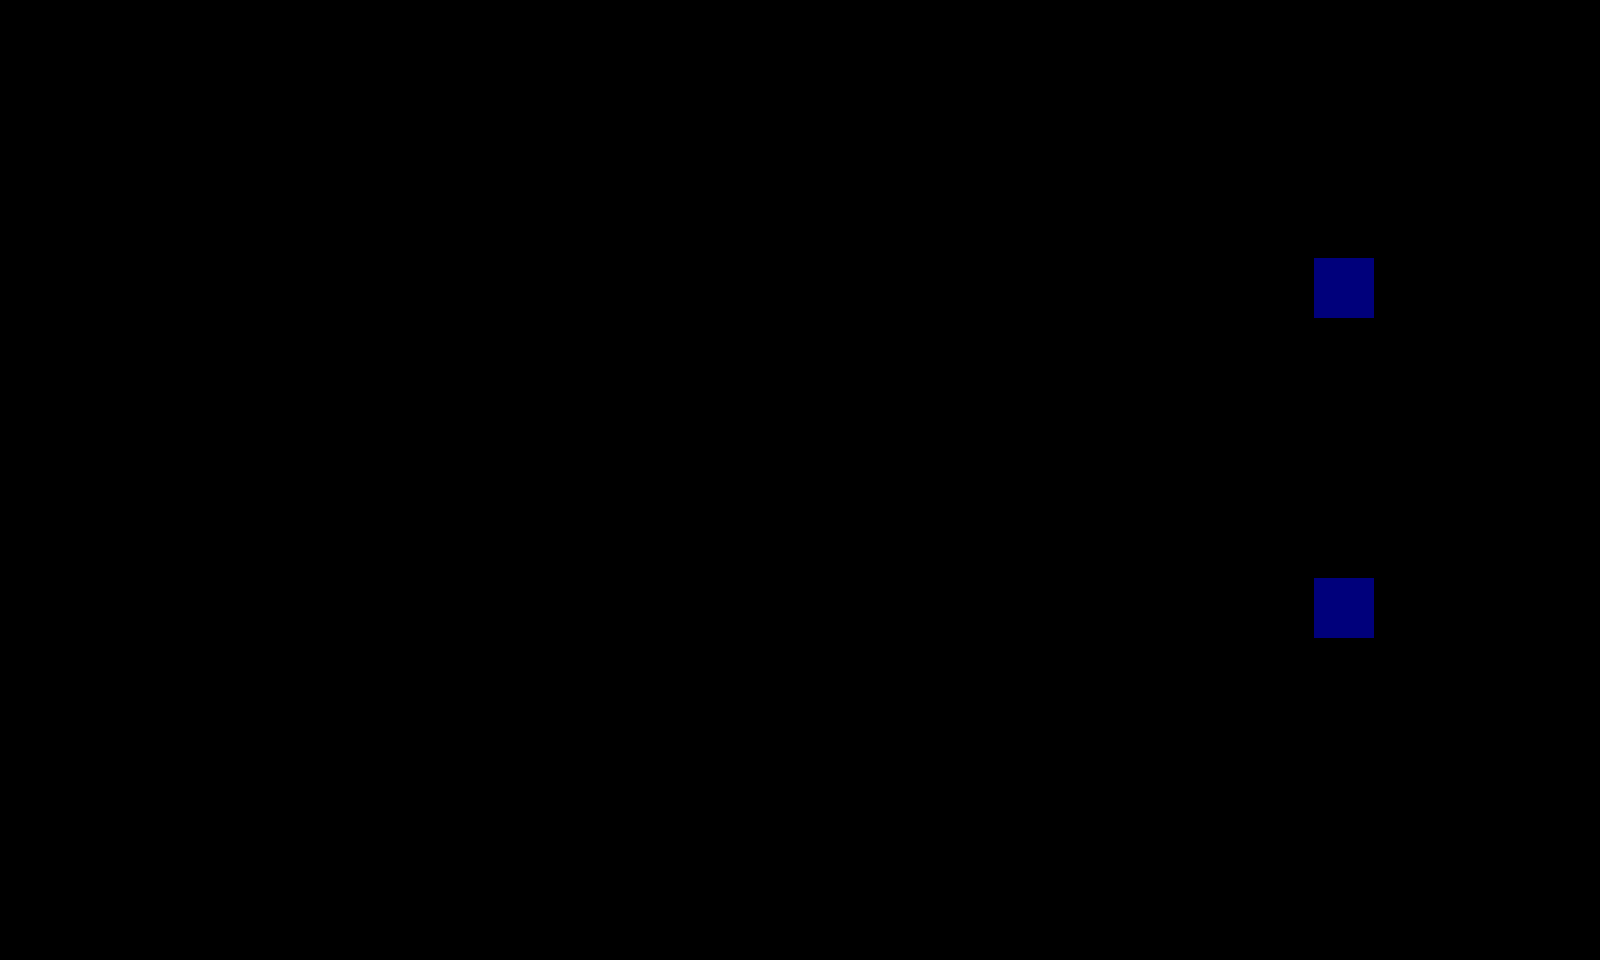

Rendered tile map (Tiled .tmx) drawn with the repository's tilesets; below, a short description and the map source with its tile grids summarised:
An orthogonal 50x30 tile map with 32x32 px tiles, 2 tile layers (end1, end2), 4 hidden layers not drawn.

<map version="1.0" orientation="orthogonal" width="50" height="30" tilewidth="32" tileheight="32">
 <tileset firstgid="1" name="tileSet" tilewidth="32" tileheight="32">
  <image source="tileSet.png" width="256" height="256" />
 </tileset>
 <layer name="end1" width="50" height="30">
  <data>[1500 cells, 4 non-empty, 4 distinct tile ids]</data>
 </layer>
 <layer name="darkWorld" width="50" height="30" visible="0">
  <data>[1500 cells, 50 non-empty, 12 distinct tile ids]</data>
 </layer>
 <layer name="lightWorld" width="50" height="30" visible="0">
  <data>[1500 cells, 61 non-empty, 12 distinct tile ids]</data>
 </layer>
 <layer name="spawnSwan" width="50" height="30" visible="0">
  <data>[1500 cells, 1 non-empty, 1 distinct tile ids]</data>
 </layer>
 <layer name="spawnSeal" width="50" height="30" visible="0">
  <data>[1500 cells, 1 non-empty, 1 distinct tile ids]</data>
 </layer>
 <layer name="end2" width="50" height="30">
  <data>[1500 cells, 4 non-empty, 4 distinct tile ids]</data>
 </layer>
</map>
